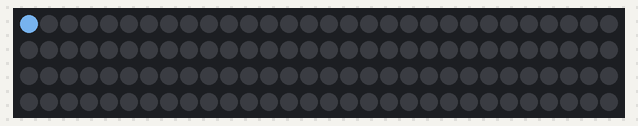
Simulated run of this sketch. Board: Arduino Uno, built with avr-gcc and run on an emulated ATmega328P. Shown: 120 RGB LEDs in strip order, left to right, continuing on the next row. Random numbers use the default seed unless the sketch sets one.

Above: at 0.02 s.
At 1.56 s:
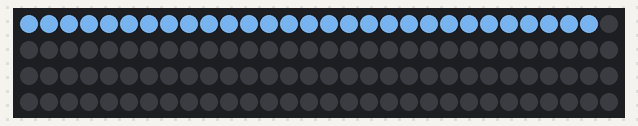
At 3.21 s:
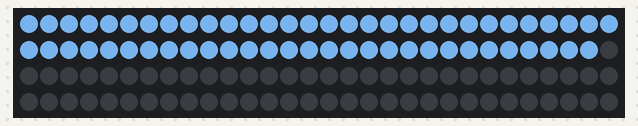
At 4.87 s:
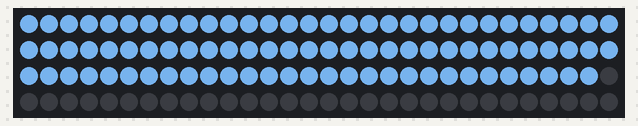
At 6.52 s:
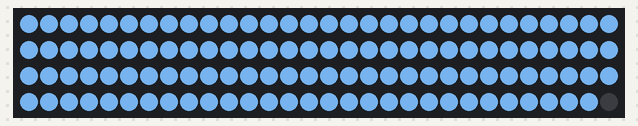

Measured:
- by itself, everything shown: repeats every 6.6 s, in 120 steps

The sketch:

LoadingBar.ino
```cpp
//Test program for the RGB abilites of the LED strip
#include <Adafruit_NeoPixel.h>

#define LED_PIN    6
#define LED_COUNT  120

int red;
int green;
int blue;

Adafruit_NeoPixel strip(LED_COUNT, LED_PIN, NEO_GRB + NEO_KHZ800);

void setup() {
  //Optional Serial initialization for debugging
  //Serial.begin(115200);
  strip.begin();
  strip.show(); // Initialize all pixels to 'off'
  randomSeed(analogRead(A1));
}

void loop() {
  // Light up each LED individually with different colors
  strip.clear();
  for (int i = 0; i < strip.numPixels(); i++) {
    //strip.clear(); Turn off all LEDs first
    //Randomize the Color for each LED on the strip
    red = random(0, 255);
    green = random(0, 255);
    blue = random(0, 255);

    strip.setPixelColor(i, strip.Color(100, 150, 200));
    strip.show();
    //Timing of the LED strip in ms
    delay(50);


    /* Printing the Color of the LEDs for debugging
    Serial.print("Color = ");
    Serial.print(", ");
    Serial.print(red);
    Serial.print(", ");
    Serial.print(green);
    Serial.print(", ");
    Serial.println(blue);
    */
  }
}
```
